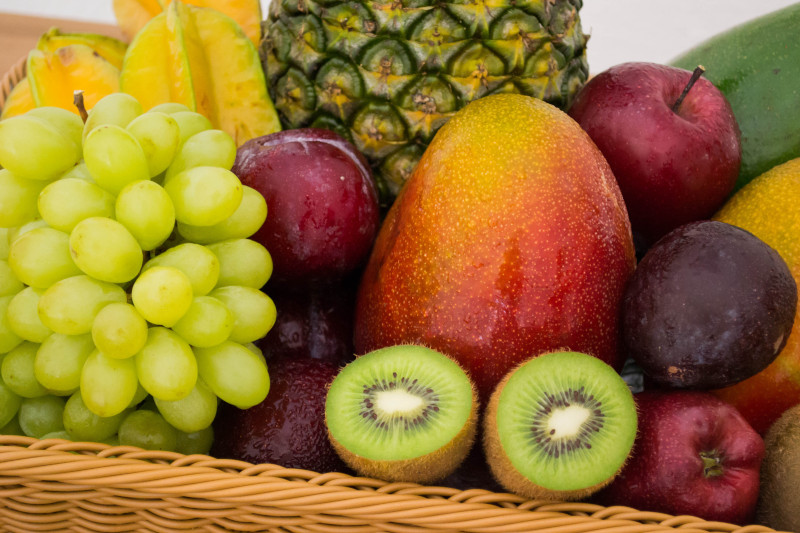
#> input picture 04-basic-image-processing/fruits.jpeg, 800 x 533 px
$ python crop_image.py
#> lines starting #> are read from the running program, lines starting #| are printed output that depends on the picture
import cv2

# Read an image
img = cv2.imread("fruits.jpeg")
#> img is the input picture: shape (533, 800, 3); mean B, G, R 48.4, 114.1, 150.7

# Select a region of interest
roi = img[338:490, 320:480]
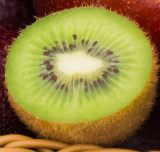
#> roi: shape (152, 160, 3); mean B, G, R 62.1, 131.5, 149

# Display the cropped image
cv2.imshow("Original Image", img)
cv2.imshow("Cropped Image", roi)

# Wait for a key press and then close the window
cv2.waitKey(0)
cv2.destroyAllWindows()
